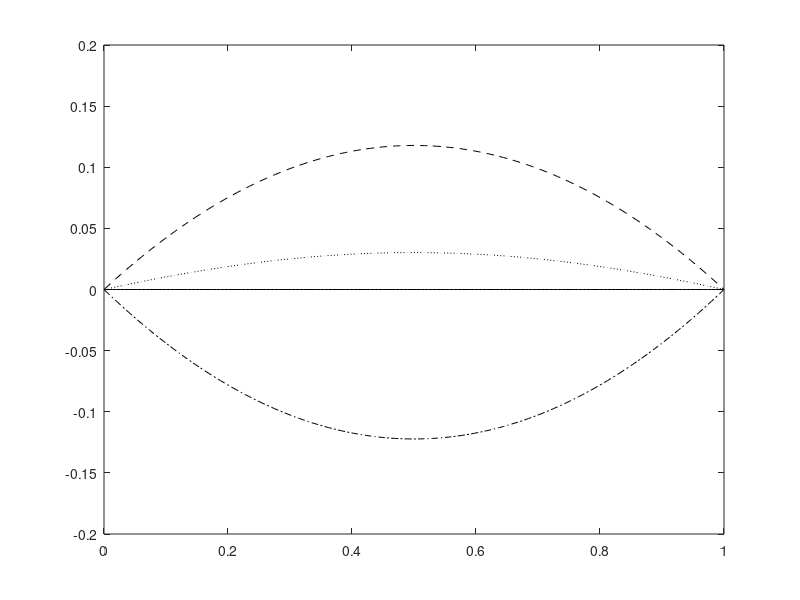

The MATLAB source for this figure: (Note: this script raises an error after producing the figure.)
% Set values for plotting
xs = linspace(0, 1, 150);

%% 6.1.4

% Fourier series terms
lambda = @(n) n^2 * pi^2;
n_term = @(x, t, n) ...
  2 * (1 - (-1)^n) * ...
  1/(n*pi*(lambda(n)^2 + 1)) * ...
  (lambda(n)*sin(t) - cos(t) + exp(-lambda(n)*t)) * ...
  sin(n*pi*x);

% Fourier series values for different t
ts = [0, 2, 3, 5];
fs = zeros(length(ts), length(xs));
row = 1;

for t = ts
  f = 0;

  for n = 1:100
    f = f + n_term(xs, t, n);
  end

  fs(row, :) = f;
  row = row + 1;
end

% Plotting the computed series
figure();
plot(xs, fs(1, :), 'k', xs, fs(2, :), 'k--', xs, fs(3, :), 'k:', xs, fs(4, :), 'k-.');

legend(strcat('u(x, ', string(ts), ')'));
title('6.1.4');

%% 6.1.7

% Fourier series terms
lambda = @(n) n^2 * pi^2;
n_term = @(x, t, n) ...
  2*(-1)^n/(n*pi*(lambda(n)^2 + 1)) * ...
  (-lambda(n)*sin(t) + cos(t) - exp(-lambda(n)*t)) * ...
  sin(n*pi*x);
p = @(x, t) x*cos(t);

% Fourier series values for different t
ts = [0, 2, 3, 5];
fs = zeros(length(ts), length(xs));
row = 1;

for t = ts
  f = 0;

  for n = 1:100
    f = f + n_term(xs, t, n);
  end

  f = f + p(xs, t);

  fs(row, :) = f;
  row = row + 1;
end

% Plotting the computed series
figure();
plot(xs, fs(1, :), 'k', xs, fs(2, :), 'k--', xs, fs(3, :), 'k:', xs, fs(4, :), 'k-.');

legend(strcat('u(x, ', string(ts), ')'));
title('6.1.7');
